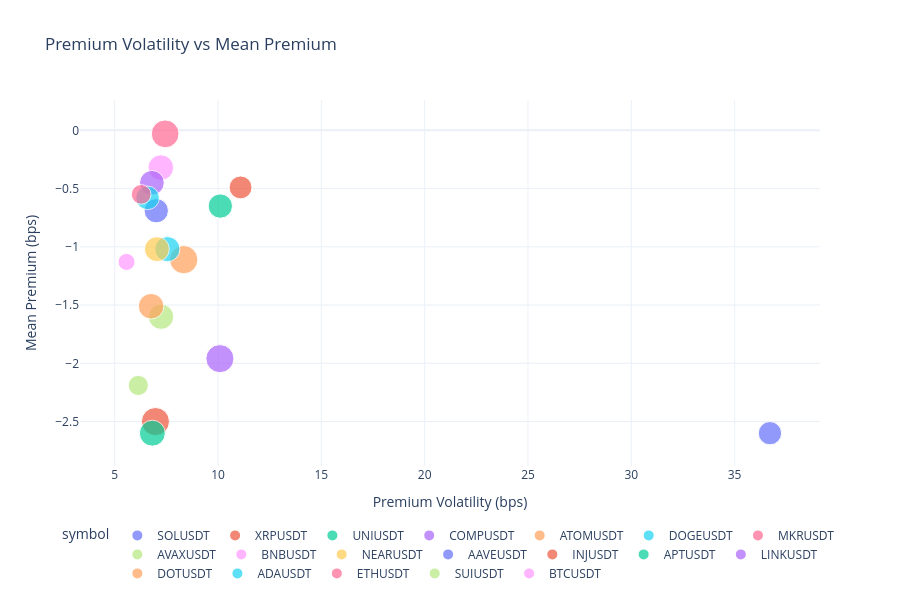

Notebook source saved alongside this figure:
### Code cell
# Scatter: Premium volatility vs mean premium
fig = px.scatter(
    premium_stats_bps.to_pandas(),
    x="std_bps",
    y="mean_bps",
    size="pct_above_10bps",
    color="symbol",
    hover_name="symbol",
    title="Premium Volatility vs Mean Premium",
    labels={
        "std_bps": "Premium Volatility (bps)",
        "mean_bps": "Mean Premium (bps)",
        "pct_above_10bps": "% Time > 10bps",
    },
)

fig.update_layout(
    height=600,
    template="plotly_white",
    legend=dict(
        orientation="h",
        yanchor="top",
        y=-0.15,
        xanchor="center",
        x=0.5,
    ),
    margin=dict(b=120),
)
fig.show()

print("\nInterpretation:")
print("- Top-right quadrant: High volatility, positive bias (bullish altcoins)")
print("- Larger bubbles: More arbitrage opportunities (premium often > 10bps)")

### Figure 1 — Plotly figure (JSON) as saved in the notebook; plotly's stock layout.template omitted (floating-point values rounded to 4 significant figures)
{"data": [{"hovertemplate": "<b>%{hovertext}</b><br><br>symbol=SOLUSDT<br>Premium Volatility (bps)=%{x}<br>Mean Premium (bps)=%{y}<br>% Time > 10bps=%{marker.size}<extra></extra>", "hovertext": ["SOLUSDT"], "legendgroup": "SOLUSDT", "marker": {"color": "#636efa", "size": [9.4], "sizemode": "area", "sizeref": 0.0345, "symbol": "circle"}, "mode": "markers", "name": "SOLUSDT", "orientation": "v", "showlegend": true, "type": "scatter", "x": [36.71], "xaxis": "x", "y": [-2.6], "yaxis": "y"}, {"hovertemplate": "<b>%{hovertext}</b><br><br>symbol=XRPUSDT<br>Premium Volatility (bps)=%{x}<br>Mean Premium (bps)=%{y}<br>% Time > 10bps=%{marker.size}<extra></extra>", "hovertext": ["XRPUSDT"], "legendgroup": "XRPUSDT", "marker": {"color": "#EF553B", "size": [9.0], "sizemode": "area", "sizeref": 0.0345, "symbol": "circle"}, "mode": "markers", "name": "XRPUSDT", "orientation": "v", "showlegend": true, "type": "scatter", "x": [11.09], "xaxis": "x", "y": [-0.49], "yaxis": "y"}, {"hovertemplate": "<b>%{hovertext}</b><br><br>symbol=UNIUSDT<br>Premium Volatility (bps)=%{x}<br>Mean Premium (bps)=%{y}<br>% Time > 10bps=%{marker.size}<extra></extra>", "hovertext": ["UNIUSDT"], "legendgroup": "UNIUSDT", "marker": {"color": "#00cc96", "size": [10.2], "sizemode": "area", "sizeref": 0.0345, "symbol": "circle"}, "mode": "markers", "name": "UNIUSDT", "orientation": "v", "showlegend": true, "type": "scatter", "x": [10.11], "xaxis": "x", "y": [-0.65], "yaxis": "y"}, {"hovertemplate": "<b>%{hovertext}</b><br><br>symbol=COMPUSDT<br>Premium Volatility (bps)=%{x}<br>Mean Premium (bps)=%{y}<br>% Time > 10bps=%{marker.size}<extra></extra>", "hovertext": ["COMPUSDT"], "legendgroup": "COMPUSDT", "marker": {"color": "#ab63fa", "size": [13.6], "sizemode": "area", "sizeref": 0.0345, "symbol": "circle"}, "mode": "markers", "name": "COMPUSDT", "orientation": "v", "showlegend": true, "type": "scatter", "x": [10.09], "xaxis": "x", "y": [-1.96], "yaxis": "y"}, {"hovertemplate": "<b>%{hovertext}</b><br><br>symbol=ATOMUSDT<br>Premium Volatility (bps)=%{x}<br>Mean Premium (bps)=%{y}<br>% Time > 10bps=%{marker.size}<extra></extra>", "hovertext": ["ATOMUSDT"], "legendgroup": "ATOMUSDT", "marker": {"color": "#FFA15A", "size": [13.8], "sizemode": "area", "sizeref": 0.0345, "symbol": "circle"}, "mode": "markers", "name": "ATOMUSDT", "orientation": "v", "showlegend": true, "type": "scatter", "x": [8.34], "xaxis": "x", "y": [-1.11], "yaxis": "y"}, {"hovertemplate": "<b>%{hovertext}</b><br><br>symbol=DOGEUSDT<br>Premium Volatility (bps)=%{x}<br>Mean Premium (bps)=%{y}<br>% Time > 10bps=%{marker.size}<extra></extra>", "hovertext": ["DOGEUSDT"], "legendgroup": "DOGEUSDT", "marker": {"color": "#19d3f3", "size": [10.9], "sizemode": "area", "sizeref": 0.0345, "symbol": "circle"}, "mode": "markers", "name": "DOGEUSDT", "orientation": "v", "showlegend": true, "type": "scatter", "x": [7.55], "xaxis": "x", "y": [-1.02], "yaxis": "y"}, {"hovertemplate": "<b>%{hovertext}</b><br><br>symbol=MKRUSDT<br>Premium Volatility (bps)=%{x}<br>Mean Premium (bps)=%{y}<br>% Time > 10bps=%{marker.size}<extra></extra>", "hovertext": ["MKRUSDT"], "legendgroup": "MKRUSDT", "marker": {"color": "#FF6692", "size": [13.3], "sizemode": "area", "sizeref": 0.0345, "symbol": "circle"}, "mode": "markers", "name": "MKRUSDT", "orientation": "v", "showlegend": true, "type": "scatter", "x": [7.44], "xaxis": "x", "y": [-0.03], "yaxis": "y"}, {"hovertemplate": "<b>%{hovertext}</b><br><br>symbol=AVAXUSDT<br>Premium Volatility (bps)=%{x}<br>Mean Premium (bps)=%{y}<br>% Time > 10bps=%{marker.size}<extra></extra>", "hovertext": ["AVAXUSDT"], "legendgroup": "AVAXUSDT", "marker": {"color": "#B6E880", "size": [11.1], "sizemode": "area", "sizeref": 0.0345, "symbol": "circle"}, "mode": "markers", "name": "AVAXUSDT", "orientation": "v", "showlegend": true, "type": "scatter", "x": [7.24], "xaxis": "x", "y": [-1.6], "yaxis": "y"}, {"hovertemplate": "<b>%{hovertext}</b><br><br>symbol=BNBUSDT<br>Premium Volatility (bps)=%{x}<br>Mean Premium (bps)=%{y}<br>% Time > 10bps=%{marker.size}<extra></extra>", "hovertext": ["BNBUSDT"], "legendgroup": "BNBUSDT", "marker": {"color": "#FF97FF", "size": [11.3], "sizemode": "area", "sizeref": 0.0345, "symbol": "circle"}, "mode": "markers", "name": "BNBUSDT", "orientation": "v", "showlegend": true, "type": "scatter", "x": [7.23], "xaxis": "x", "y": [-0.32], "yaxis": "y"}, {"hovertemplate": "<b>%{hovertext}</b><br><br>symbol=NEARUSDT<br>Premium Volatility (bps)=%{x}<br>Mean Premium (bps)=%{y}<br>% Time > 10bps=%{marker.size}<extra></extra>", "hovertext": ["NEARUSDT"], "legendgroup": "NEARUSDT", "marker": {"color": "#FECB52", "size": [10.7], "sizemode": "area", "sizeref": 0.0345, "symbol": "circle"}, "mode": "markers", "name": "NEARUSDT", "orientation": "v", "showlegend": true, "type": "scatter", "x": [7.04], "xaxis": "x", "y": [-1.02], "yaxis": "y"}, {"hovertemplate": "<b>%{hovertext}</b><br><br>symbol=AAVEUSDT<br>Premium Volatility (bps)=%{x}<br>Mean Premium (bps)=%{y}<br>% Time > 10bps=%{marker.size}<extra></extra>", "hovertext": ["AAVEUSDT"], "legendgroup": "AAVEUSDT", "marker": {"color": "#636efa", "size": [10.2], "sizemode": "area", "sizeref": 0.0345, "symbol": "circle"}, "mode": "markers", "name": "AAVEUSDT", "orientation": "v", "showlegend": true, "type": "scatter", "x": [7.01], "xaxis": "x", "y": [-0.69], "yaxis": "y"}, {"hovertemplate": "<b>%{hovertext}</b><br><br>symbol=INJUSDT<br>Premium Volatility (bps)=%{x}<br>Mean Premium (bps)=%{y}<br>% Time > 10bps=%{marker.size}<extra></extra>", "hovertext": ["INJUSDT"], "legendgroup": "INJUSDT", "marker": {"color": "#EF553B", "size": [13.6], "sizemode": "area", "sizeref": 0.0345, "symbol": "circle"}, "mode": "markers", "name": "INJUSDT", "orientation": "v", "showlegend": true, "type": "scatter", "x": [6.97], "xaxis": "x", "y": [-2.5], "yaxis": "y"}, {"hovertemplate": "<b>%{hovertext}</b><br><br>symbol=APTUSDT<br>Premium Volatility (bps)=%{x}<br>Mean Premium (bps)=%{y}<br>% Time > 10bps=%{marker.size}<extra></extra>", "hovertext": ["APTUSDT"], "legendgroup": "APTUSDT", "marker": {"color": "#00cc96", "size": [11.6], "sizemode": "area", "sizeref": 0.0345, "symbol": "circle"}, "mode": "markers", "name": "APTUSDT", "orientation": "v", "showlegend": true, "type": "scatter", "x": [6.82], "xaxis": "x", "y": [-2.6], "yaxis": "y"}, {"hovertemplate": "<b>%{hovertext}</b><br><br>symbol=LINKUSDT<br>Premium Volatility (bps)=%{x}<br>Mean Premium (bps)=%{y}<br>% Time > 10bps=%{marker.size}<extra></extra>", "hovertext": ["LINKUSDT"], "legendgroup": "LINKUSDT", "marker": {"color": "#ab63fa", "size": [10.5], "sizemode": "area", "sizeref": 0.0345, "symbol": "circle"}, "mode": "markers", "name": "LINKUSDT", "orientation": "v", "showlegend": true, "type": "scatter", "x": [6.8], "xaxis": "x", "y": [-0.45], "yaxis": "y"}, {"hovertemplate": "<b>%{hovertext}</b><br><br>symbol=DOTUSDT<br>Premium Volatility (bps)=%{x}<br>Mean Premium (bps)=%{y}<br>% Time > 10bps=%{marker.size}<extra></extra>", "hovertext": ["DOTUSDT"], "legendgroup": "DOTUSDT", "marker": {"color": "#FFA15A", "size": [11.3], "sizemode": "area", "sizeref": 0.0345, "symbol": "circle"}, "mode": "markers", "name": "DOTUSDT", "orientation": "v", "showlegend": true, "type": "scatter", "x": [6.76], "xaxis": "x", "y": [-1.51], "yaxis": "y"}, {"hovertemplate": "<b>%{hovertext}</b><br><br>symbol=ADAUSDT<br>Premium Volatility (bps)=%{x}<br>Mean Premium (bps)=%{y}<br>% Time > 10bps=%{marker.size}<extra></extra>", "hovertext": ["ADAUSDT"], "legendgroup": "ADAUSDT", "marker": {"color": "#19d3f3", "size": [9.6], "sizemode": "area", "sizeref": 0.0345, "symbol": "circle"}, "mode": "markers", "name": "ADAUSDT", "orientation": "v", "showlegend": true, "type": "scatter", "x": [6.59], "xaxis": "x", "y": [-0.58], "yaxis": "y"}, {"hovertemplate": "<b>%{hovertext}</b><br><br>symbol=ETHUSDT<br>Premium Volatility (bps)=%{x}<br>Mean Premium (bps)=%{y}<br>% Time > 10bps=%{marker.size}<extra></extra>", "hovertext": ["ETHUSDT"], "legendgroup": "ETHUSDT", "marker": {"color": "#FF6692", "size": [6.7], "sizemode": "area", "sizeref": 0.0345, "symbol": "circle"}, "mode": "markers", "name": "ETHUSDT", "orientation": "v", "showlegend": true, "type": "scatter", "x": [6.28], "xaxis": "x", "y": [-0.55], "yaxis": "y"}, {"hovertemplate": "<b>%{hovertext}</b><br><br>symbol=SUIUSDT<br>Premium Volatility (bps)=%{x}<br>Mean Premium (bps)=%{y}<br>% Time > 10bps=%{marker.size}<extra></extra>", "hovertext": ["SUIUSDT"], "legendgroup": "SUIUSDT", "marker": {"color": "#B6E880", "size": [7.0], "sizemode": "area", "sizeref": 0.0345, "symbol": "circle"}, "mode": "markers", "name": "SUIUSDT", "orientation": "v", "showlegend": true, "type": "scatter", "x": [6.14], "xaxis": "x", "y": [-2.19], "yaxis": "y"}, {"hovertemplate": "<b>%{hovertext}</b><br><br>symbol=BTCUSDT<br>Premium Volatility (bps)=%{x}<br>Mean Premium (bps)=%{y}<br>% Time > 10bps=%{marker.size}<extra></extra>", "hovertext": ["BTCUSDT"], "legendgroup": "BTCUSDT", "marker": {"color": "#FF97FF", "size": [5.0], "sizemode": "area", "sizeref": 0.0345, "symbol": "circle"}, "mode": "markers", "name": "BTCUSDT", "orientation": "v", "showlegend": true, "type": "scatter", "x": [5.57], "xaxis": "x", "y": [-1.13], "yaxis": "y"}], "layout": {"height": 600, "legend": {"itemsizing": "constant", "orientation": "h", "title": {"text": "symbol"}, "tracegroupgap": 0, "x": 0.5, "xanchor": "center", "y": -0.15, "yanchor": "top"}, "margin": {"b": 120}, "title": {"text": "Premium Volatility vs Mean Premium"}, "xaxis": {"anchor": "y", "domain": [0.0, 1.0], "title": {"text": "Premium Volatility (bps)"}}, "yaxis": {"anchor": "x", "domain": [0.0, 1.0], "title": {"text": "Mean Premium (bps)"}}}}
